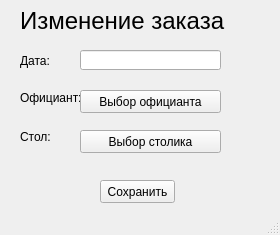
<?xml version="1.0" encoding="UTF-8"?>
<ui version="4.0">
 <class>MainWindow</class>
 <widget class="QMainWindow" name="MainWindow">
  <property name="geometry">
   <rect>
    <x>0</x>
    <y>0</y>
    <width>280</width>
    <height>235</height>
   </rect>
  </property>
  <property name="windowTitle">
   <string>MainWindow</string>
  </property>
  <widget class="QWidget" name="centralwidget">
   <widget class="QLabel" name="label">
    <property name="geometry">
     <rect>
      <x>20</x>
      <y>10</y>
      <width>231</width>
      <height>21</height>
     </rect>
    </property>
    <property name="font">
     <font>
      <pointsize>18</pointsize>
     </font>
    </property>
    <property name="text">
     <string>Изменение заказа</string>
    </property>
   </widget>
   <widget class="QLabel" name="label_2">
    <property name="geometry">
     <rect>
      <x>20</x>
      <y>50</y>
      <width>61</width>
      <height>21</height>
     </rect>
    </property>
    <property name="text">
     <string>Дата:</string>
    </property>
   </widget>
   <widget class="QLineEdit" name="lineEdit">
    <property name="geometry">
     <rect>
      <x>80</x>
      <y>50</y>
      <width>141</width>
      <height>20</height>
     </rect>
    </property>
   </widget>
   <widget class="QLabel" name="label_3">
    <property name="geometry">
     <rect>
      <x>20</x>
      <y>90</y>
      <width>61</width>
      <height>16</height>
     </rect>
    </property>
    <property name="text">
     <string>Официант:</string>
    </property>
   </widget>
   <widget class="QPushButton" name="pushButton">
    <property name="geometry">
     <rect>
      <x>80</x>
      <y>90</y>
      <width>141</width>
      <height>23</height>
     </rect>
    </property>
    <property name="text">
     <string>Выбор официанта</string>
    </property>
   </widget>
   <widget class="QLabel" name="label_4">
    <property name="geometry">
     <rect>
      <x>20</x>
      <y>130</y>
      <width>47</width>
      <height>13</height>
     </rect>
    </property>
    <property name="text">
     <string>Стол:</string>
    </property>
   </widget>
   <widget class="QPushButton" name="pushButton_2">
    <property name="geometry">
     <rect>
      <x>80</x>
      <y>130</y>
      <width>141</width>
      <height>23</height>
     </rect>
    </property>
    <property name="text">
     <string>Выбор столика</string>
    </property>
   </widget>
   <widget class="QPushButton" name="pushButton_3">
    <property name="geometry">
     <rect>
      <x>100</x>
      <y>180</y>
      <width>75</width>
      <height>23</height>
     </rect>
    </property>
    <property name="text">
     <string>Сохранить</string>
    </property>
   </widget>
  </widget>
  <widget class="QMenuBar" name="menubar">
   <property name="geometry">
    <rect>
     <x>0</x>
     <y>0</y>
     <width>280</width>
     <height>21</height>
    </rect>
   </property>
  </widget>
  <widget class="QStatusBar" name="statusbar"/>
 </widget>
 <resources/>
 <connections/>
</ui>
